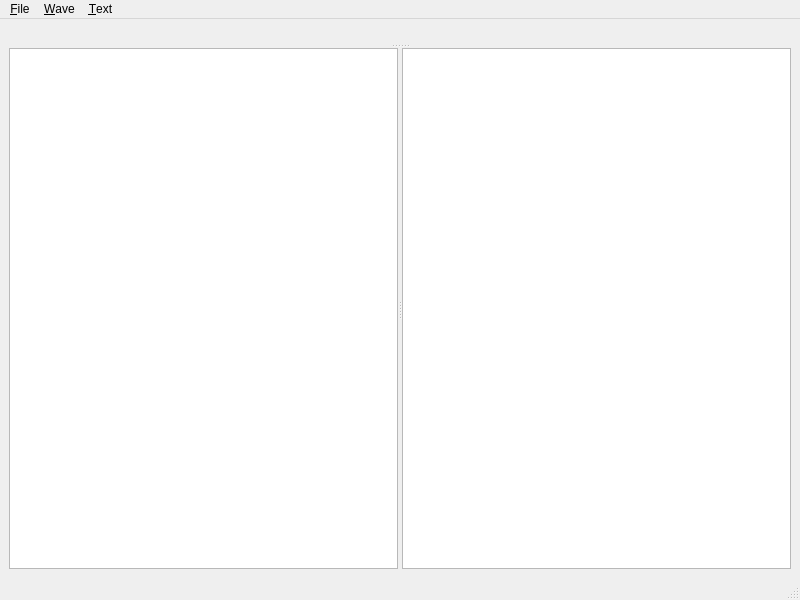
<?xml version="1.0" encoding="UTF-8"?>
<ui version="4.0">
 <class>MainWindow</class>
 <widget class="QMainWindow" name="MainWindow">
  <property name="geometry">
   <rect>
    <x>0</x>
    <y>0</y>
    <width>800</width>
    <height>600</height>
   </rect>
  </property>
  <property name="windowTitle">
   <string>MainWindow</string>
  </property>
  <widget class="QWidget" name="centralwidget">
   <layout class="QVBoxLayout" name="verticalLayout_2">
    <item>
     <widget class="QSplitter" name="splitter_2">
      <property name="orientation">
       <enum>Qt::Vertical</enum>
      </property>
      <widget class="QWidget" name="layoutWidget">
       <layout class="QVBoxLayout" name="verticalLayout">
        <item>
         <widget class="QwtPlot" name="qwtPlot"/>
        </item>
        <item>
         <widget class="Phonon::SeekSlider" name="seekSlider" native="true"/>
        </item>
       </layout>
      </widget>
      <widget class="QSplitter" name="splitter">
       <property name="orientation">
        <enum>Qt::Horizontal</enum>
       </property>
       <widget class="QListView" name="listView"/>
       <widget class="QTextEdit" name="textEdit"/>
      </widget>
     </widget>
    </item>
   </layout>
  </widget>
  <widget class="QMenuBar" name="menubar">
   <property name="geometry">
    <rect>
     <x>0</x>
     <y>0</y>
     <width>800</width>
     <height>18</height>
    </rect>
   </property>
   <widget class="QMenu" name="menuFile">
    <property name="title">
     <string>&amp;File</string>
    </property>
    <addaction name="actionExit"/>
   </widget>
   <widget class="QMenu" name="menuWave">
    <property name="title">
     <string>&amp;Wave</string>
    </property>
    <addaction name="actionWaveOpen"/>
    <addaction name="actionStartPause"/>
    <addaction name="actionStop"/>
   </widget>
   <widget class="QMenu" name="menuText">
    <property name="title">
     <string>&amp;Text</string>
    </property>
    <addaction name="actionInsertTimestamp"/>
   </widget>
   <addaction name="menuFile"/>
   <addaction name="menuWave"/>
   <addaction name="menuText"/>
  </widget>
  <widget class="QStatusBar" name="statusbar"/>
  <action name="actionWaveOpen">
   <property name="text">
    <string>&amp;Open</string>
   </property>
   <property name="shortcut">
    <string>Ctrl+Shift+O</string>
   </property>
  </action>
  <action name="actionStartPause">
   <property name="text">
    <string>Start</string>
   </property>
   <property name="shortcut">
    <string>Ctrl+Return</string>
   </property>
  </action>
  <action name="actionStop">
   <property name="text">
    <string>Stop</string>
   </property>
   <property name="shortcut">
    <string>S</string>
   </property>
  </action>
  <action name="actionPause">
   <property name="text">
    <string>Pause</string>
   </property>
   <property name="shortcut">
    <string>Space</string>
   </property>
  </action>
  <action name="actionInsertTimestamp">
   <property name="text">
    <string>&amp;InsertTimestamp</string>
   </property>
   <property name="shortcut">
    <string>F5</string>
   </property>
  </action>
  <action name="actionExit">
   <property name="text">
    <string>E&amp;xit</string>
   </property>
  </action>
 </widget>
 <customwidgets>
  <customwidget>
   <class>Phonon::SeekSlider</class>
   <extends>QWidget</extends>
   <header location="global">phonon/seekslider.h</header>
  </customwidget>
  <customwidget>
   <class>QwtPlot</class>
   <extends>QFrame</extends>
   <header>qwt_plot.h</header>
   <container>1</container>
  </customwidget>
 </customwidgets>
 <resources/>
 <connections>
  <connection>
   <sender>actionExit</sender>
   <signal>triggered()</signal>
   <receiver>MainWindow</receiver>
   <slot>close()</slot>
   <hints>
    <hint type="sourcelabel">
     <x>-1</x>
     <y>-1</y>
    </hint>
    <hint type="destinationlabel">
     <x>399</x>
     <y>299</y>
    </hint>
   </hints>
  </connection>
 </connections>
</ui>
